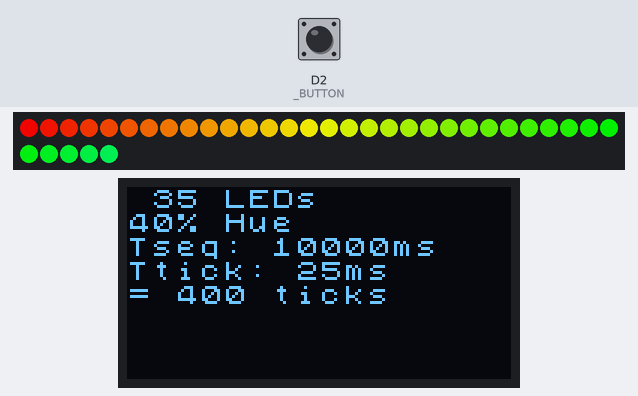
This sketch was run on a simulated ESP8266 (NodeMCU). Shown: 35 RGB LEDs in strip order, left to right, continuing on the next row, 128×64 one-colour display. The inputs (shaded band) are chosen by the test bench; at power-on: D2 (_BUTTON) HIGH.

Above: at 0.1 s.

The sketch:

dma_oled.ino
```cpp
#include <Arduino.h>
#include <NeoPixelBus.h>

#define _LED D9 // D9 ignored for ESP8266 - connect to "RX"

#define NUM_LEDS 35
NeoPixelBus<NeoGrbFeature, Neo800KbpsMethod> leds(NUM_LEDS, _LED);

#include <U8x8lib.h>

// if ESP8266 can do HW SPI, that's dope but can't figure it out now.
#define _SCK D5
#define _MOSI D7
#define _CS D8
#define _RST D6
#define _DC D1

// for the older looking one
U8X8_SSD1305_128X64_ADAFRUIT_4W_SW_SPI u8x8(_SCK, _MOSI, _CS, _DC, _RST);

#define _BUTTON D2

#define HUE_WIDTH 0.4f
#define TICKLEN_MS 25
#define SEQLEN_MS 10000
#define OLED_TIMEOUT_MS 30000

void setup() {
  Serial.begin(9600);
  leds.Begin();
  leds.Show();

  base_hues(NUM_LEDS, HUE_WIDTH);
  leds.Show();

  pinMode(_BUTTON, INPUT);

  u8x8.begin();
  oled_print();
}

void oled_print() {
  u8x8.setPowerSave(0);
  u8x8.clearDisplay();
  u8x8.setFont(u8x8_font_chroma48medium8_r); // works? needs latest u8g2
  char buf[16];
  snprintf(buf,16,"%3d LEDs", NUM_LEDS);
  u8x8.drawString(0,0,buf);
  snprintf(buf,16,"%.0f%% Hue", HUE_WIDTH*100);
  u8x8.drawString(0,1,buf);
  snprintf(buf,16,"Tseq: %dms", SEQLEN_MS);
  u8x8.drawString(0,2,buf);
  snprintf(buf,16,"Ttick: %dms", TICKLEN_MS);
  u8x8.drawString(0,3,buf);
  snprintf(buf,16,"= %d ticks", SEQLEN_MS / TICKLEN_MS);
  u8x8.drawString(0,4,buf);
}

void base_hues(const uint8_t L, float W) {
  for(uint8_t i=0; i < L; i++) {
    float hue = ((float) i * W) / (float) L;
    leds.SetPixelColor(i, HsbColor(hue - (int) hue, 1.0f, 0.8f));
  }
}

void progress(int16_t num_ticks) {
  for(uint8_t i=0; i < NUM_LEDS; i++) {
    HsbColor current = HsbColor(leds.GetPixelColor(i));
    // we might be able to remove this if we assert
    // that it always returns the HsbColor we set in base_hues

    current.H += 1 / (float) num_ticks;
    if(current.H > 1) {
      current.H -= (int) current.H;
    }
    leds.SetPixelColor(i, current);
  }
}

bool buttonPressed = false;
unsigned long screen_millis = millis();

unsigned long tick_millis = millis() + TICKLEN_MS;
void loop() {
  progress(SEQLEN_MS / TICKLEN_MS);
  leds.Show();

  if(digitalRead(_BUTTON) == LOW && !buttonPressed) {
    u8x8.setPowerSave(0);
    screen_millis = millis();
    buttonPressed = true;
  }
  else {buttonPressed = false;}
  if(millis() - screen_millis > OLED_TIMEOUT_MS) { // screen has been on for a minute
    u8x8.setPowerSave(1);
  }

  while (millis() < tick_millis && Serial.available() > 0) {
      String input = Serial.readString();
      if(input.startsWith("width")) {
        float new_width = input.substring(6).toFloat();
        if(new_width > 0) {
          base_hues(NUM_LEDS, new_width);
          Serial.print("width ");
          Serial.println(new_width);
        }
        else {
          Serial.print("E could not parse");
          Serial.println(new_width);
        }
      }
      else {
        Serial.println("E command did not match");
      }
  }

  delay(max(0LU, tick_millis - millis()));
}
```
